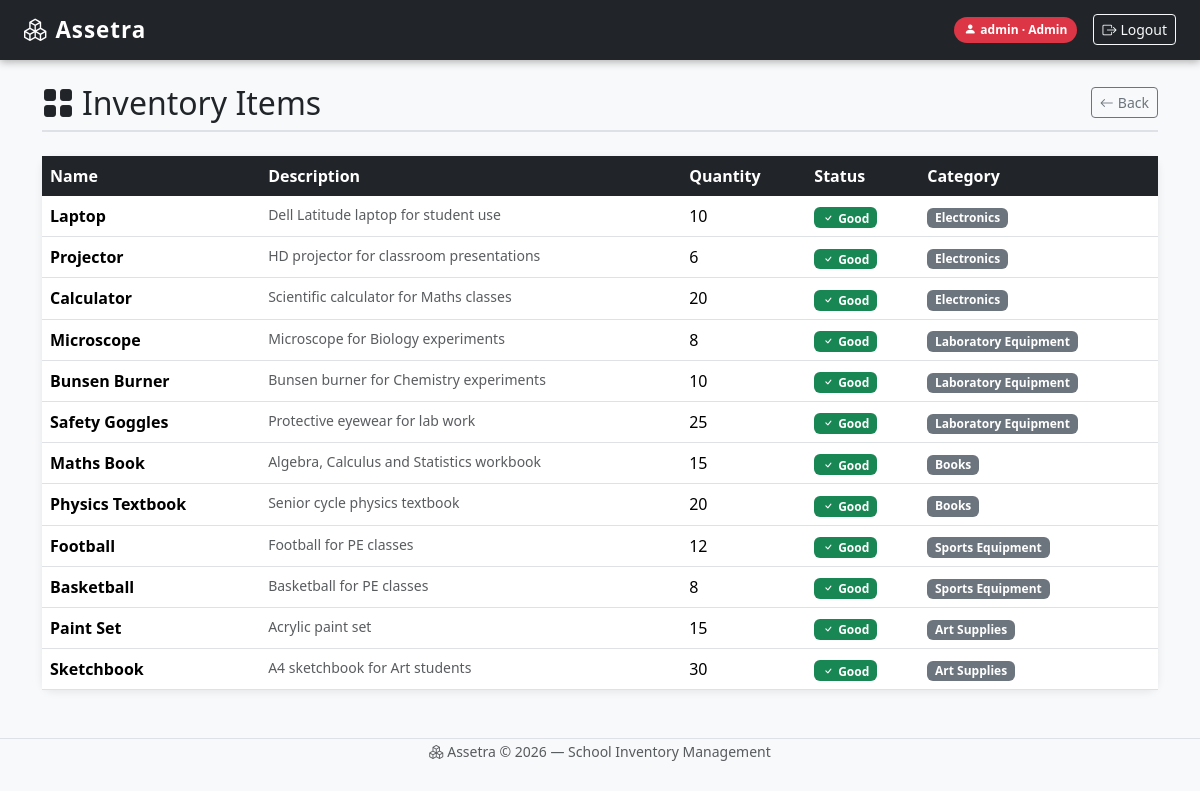
The app's page /items/ (signed in) with its own data.
### inventory/models.py (models this page shows, shortened)
class Item(models.Model):
    name = models.CharField(max_length=100)
    description = models.TextField()
    quantity = models.IntegerField()
    category = models.ForeignKey(Category, on_delete=models.CASCADE)

class Category(models.Model):
    name = models.CharField(max_length=100)
    description = models.TextField()

### inventory/views.py (the view)
# urls.py: path('items/', views.item_list, name='item_list'),
def item_list(request):
    items = Item.objects.select_related('category').all()
    return render(request, 'inventory/items.html', {'items': items})

### inventory/templates/inventory/items.html (shortened to what this page needs)
{% extends "inventory/base.html" %}
{% block content %}
{% with role=user.groups.first.name %}
<div class="d-flex justify-content-between align-items-center page-header">
    <h2 class="mb-0"><i class="bi bi-grid-fill me-2"></i>Inventory Items</h2>
    <div class="d-flex gap-2">
        <a href="/" class="btn btn-outline-secondary btn-sm"><i class="bi bi-arrow-left me-1"></i>Back</a>
    </div>
</div>
{% if items %}
<div class="card mt-3">
    <div class="card-body p-0">
        <table class="table table-hover mb-0">
            <thead>
                <tr>
                    <th>Name</th>
                    <th>Description</th>
                    <th>Quantity</th>
                    <th>Status</th>
                    <th>Category</th>
                </tr>
            </thead>
            <tbody>
                {% for item in items %}
                <tr>
                    <td class="fw-semibold">{{ item.name }}</td>
                    <td class="text-muted small">{{ item.description }}</td>
                    <td>{{ item.quantity }}</td>
                    <td>
                        {% if item.quantity > 5 %}
                            <span class="badge bg-success"><i class="bi bi-check me-1"></i>Good</span>
                        {% elif item.quantity > 0 %}
                            <span class="badge bg-warning text-dark"><i class="bi bi-exclamation me-1"></i>Low</span>
                        {% else %}
                            <span class="badge bg-danger"><i class="bi bi-x me-1"></i>Out</span>
                        {% endif %}
                    </td>
                    <td><span class="badge bg-secondary">{{ item.category.name }}</span></td>
                </tr>
                {% endfor %}
            </tbody>
        </table>
    </div>
</div>
{% else %}
<div class="alert alert-info mt-3"><i class="bi bi-info-circle me-2"></i>No items available.</div>
{% endif %}
{% endwith %}
{% endblock %}

### inventory/templates/inventory/base.html (shortened to what this page needs)
<!DOCTYPE html>
<html lang="en">
<head>
    <link href="https://cdn.jsdelivr.net/npm/bootstrap@5.3.3/dist/css/bootstrap.min.css" rel="stylesheet">
    <link href="https://cdn.jsdelivr.net/npm/bootstrap-icons@1.11.3/font/bootstrap-icons.min.css" rel="stylesheet">
</head>
<body>
<nav class="navbar navbar-dark bg-dark px-4">
    <a href="/" class="navbar-brand"><i class="bi bi-boxes me-2"></i>Assetra</a>
    <div class="d-flex align-items-center gap-3">
        {% if user.is_authenticated %}
            <span class="role-badge role-{{ user.groups.first.name }}">
                <i class="bi bi-person-fill me-1"></i>{{ user.username }} &middot; {{ user.groups.first.name }}
            </span>
            <form action="/logout/" method="post" class="m-0">
                <button type="submit" class="btn btn-outline-light btn-sm">
                    <i class="bi bi-box-arrow-right me-1"></i>Logout
                </button>
            </form>
        {% endif %}
    </div>
</nav>
<div class="container mt-4">
    {% block content %}{% endblock %}
</div>
<footer class="text-center mt-5 mb-3 text-muted">
    <small><i class="bi bi-boxes me-1"></i>Assetra &copy; 2026 &mdash; School Inventory Management</small>
</footer>
</body>
</html>

### inventory/templates/inventory/base.html (style rules this page uses)
body { background-color: #f8f9fa; }
.navbar { box-shadow: 0 2px 8px rgba(0,0,0,0.3); }
.navbar-brand { font-weight: 700; font-size: 1.4rem; letter-spacing: 1px; }
.role-badge { font-size: 0.75rem; padding: 4px 10px; border-radius: 20px; font-weight: 600; }
.role-Admin { background: #dc3545; color: #fff; }
.card { border: none; box-shadow: 0 2px 8px rgba(0,0,0,0.08); border-radius: 12px; }
.table thead th { background-color: #212529; color: #fff; border: none; }
footer { border-top: 1px solid #dee2e6; }
.page-header { border-bottom: 2px solid #dee2e6; padding-bottom: 0.5rem; margin-bottom: 1.5rem; }

### records on screen
Item: name "Laptop", description "Dell Latitude laptop for student use", quantity "10", shows "Good", category.name "Electronics"
Item: name "Projector", description "HD projector for classroom presentations", quantity "6", shows "Good", category.name "Electronics"
Item: name "Calculator", description "Scientific calculator for Maths classes", quantity "20", shows "Good", category.name "Electronics"
Item: name "Microscope", description "Microscope for Biology experiments", quantity "8", shows "Good", category.name "Laboratory Equipment"
Item: name "Bunsen Burner", description "Bunsen burner for Chemistry experiments", quantity "10", shows "Good", category.name "Laboratory Equipment"
Item: name "Safety Goggles", description "Protective eyewear for lab work", quantity "25", shows "Good", category.name "Laboratory Equipment"
Item: name "Maths Book", description "Algebra, Calculus and Statistics workbook", quantity "15", shows "Good", category.name "Books"
Item: name "Physics Textbook", description "Senior cycle physics textbook", quantity "20", shows "Good", category.name "Books"
Item: name "Football", description "Football for PE classes", quantity "12", shows "Good", category.name "Sports Equipment"
Item: name "Basketball", description "Basketball for PE classes", quantity "8", shows "Good", category.name "Sports Equipment"
Item: name "Paint Set", description "Acrylic paint set", quantity "15", shows "Good", category.name "Art Supplies"
Item: name "Sketchbook", description "A4 sketchbook for Art students", quantity "30", shows "Good", category.name "Art Supplies"

### other values on screen
{{ user.username }} "admin"
{{ user.groups.first.name }} "Admin"
